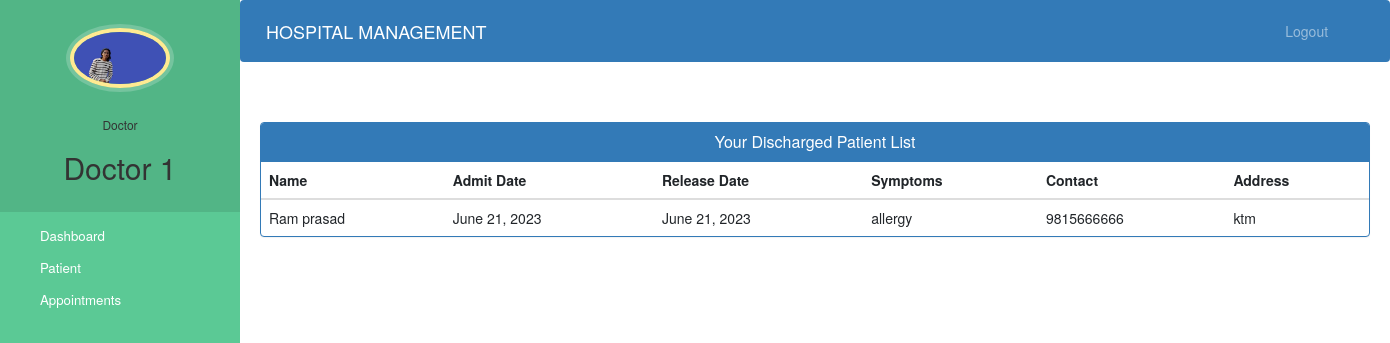
The page /doctor-view-discharge-patient (signed in) on the database its author committed.
### hospital/models.py (models this page shows, shortened)
class Doctor(models.Model):
    user=models.OneToOneField(User,on_delete=models.CASCADE)
    profile_pic= models.ImageField(upload_to='profile_pic/DoctorProfilePic/',null=True,blank=True)
    address = models.CharField(max_length=40)
    mobile = models.CharField(max_length=20,null=True)
    department= models.CharField(max_length=50,choices=departments,default='Cardiologist')
    status=models.BooleanField(default=False)

class PatientDischargeDetails(models.Model):
    patientId=models.PositiveIntegerField(null=True)
    patientName=models.CharField(max_length=40)
    assignedDoctorName=models.CharField(max_length=40)
    address = models.CharField(max_length=40)
    mobile = models.CharField(max_length=20,null=True)
    symptoms = models.CharField(max_length=100,null=True)
    admitDate=models.DateField(null=False)
    releaseDate=models.DateField(null=False)
    daySpent=models.PositiveIntegerField(null=False)
    roomCharge=models.PositiveIntegerField(null=False)
    medicineCost=models.PositiveIntegerField(null=False)
    doctorFee=models.PositiveIntegerField(null=False)
    OtherCharge=models.PositiveIntegerField(null=False)
    total=models.PositiveIntegerField(null=False)

### hospital/views.py (the view)
# urls.py: path('doctor-view-discharge-patient',views.doctor_view_discharge_patient_view,name='doctor-view-discharge-patient'),
@login_required(login_url='doctorlogin')
@user_passes_test(is_doctor)
def doctor_view_discharge_patient_view(request):
    dischargedpatients=models.PatientDischargeDetails.objects.all().distinct().filter(assignedDoctorName=request.user.first_name)
    doctor=models.Doctor.objects.get(user_id=request.user.id) #for profile picture of doctor in sidebar
    return render(request,'hospital/doctor_view_discharge_patient.html',{'dischargedpatients':dischargedpatients,'doctor':doctor})

### hospital/views.py (called while the page is built)
def is_doctor(user):
    return user.groups.filter(name='DOCTOR').exists()

### templates/hospital/doctor_view_discharge_patient.html (shortened to what this page needs)
{% extends 'hospital/doctor_base.html' %}
{% block content %}
{%load static%}
<head>
  <link href="//netdna.bootstrapcdn.com/bootstrap/3.0.0/css/bootstrap.min.css" rel="stylesheet" id="bootstrap-css">
</head>
<div class="container">
  <div class="panel panel-primary">
    <div class="panel-heading">
      <h6 class="panel-title">Your Discharged Patient List</h6>
    </div>
    <table class="table table-hover" id="dev-table">
      <thead>
        <tr>
          <th>Name</th>
          <th>Admit Date</th>
          <th>Release Date</th>
          <th>Symptoms</th>
          <th>Contact</th>
          <th>Address</th>
        </tr>
      </thead>
      {% for p in dischargedpatients %}
      <tr>
        <td> {{p.patientName}}</td>
        <td>{{p.admitDate}}</td>
        <td>{{p.releaseDate}}</td>
        <td>{{p.symptoms}}</td>
        <td>{{p.mobile}}</td>
        <td>{{p.address}}</td>
      </tr>
      {% endfor %}
    </table>
  </div>
</div>
{% endblock content %}

### templates/hospital/doctor_base.html (shortened to what this page needs)
<!DOCTYPE html>
{% load static %}
<html lang="en">
<head>
  <link rel="stylesheet" href="https://stackpath.bootstrapcdn.com/bootstrap/4.3.1/css/bootstrap.min.css">
  <link rel="stylesheet" href="https://maxcdn.bootstrapcdn.com/font-awesome/4.7.0/css/font-awesome.min.css">
</head>
<body>
  <nav class="menu" tabindex="0">
    <header class="avatar">
      <img src="{% static doctor.profile_pic.url %}" alt="Profile Pic" />
      <br><br>
      <h6>Doctor</h6>
      <h2>{{request.user.first_name}}</h2>
    </header>
    <ul>
      <li tabindex="0" class="icon-dashboard"> <a style="color:white; text-decoration:none;" href="/doctor-dashboard"><span>Dashboard</span></a> </li>
      <li tabindex="0" class="icon-users"> <a style="color:white; text-decoration:none;" href="/doctor-patient"><span>Patient</span></a></li>
      <li tabindex="0" class="icon-calendar"> <a style="color:white; text-decoration:none;" href="/doctor-appointment"><span>Appointments</span></a></li>
    </ul>
  </nav>
  <main>
    <div class="bs-example">
      <nav class="navbar navbar-expand-md  navbar-dark fixed-top" style="background:#337AB7;">
        <a href="/doctor-dashboard" class="navbar-brand">HOSPITAL MANAGEMENT</a>
        <div class="collapse navbar-collapse justify-content-between" id="navbarCollapse">
          <div class="navbar-nav" style=" margin-left: 90%;">
            <a href="/logout" class="nav-item nav-link">Logout</a>
          </div>
        </div>
      </nav>
    </div>
    <br><br>
    {% block content %}
    {% endblock content %}
    <br><br><br><br><br><br><br>
  </main>
</body>
</html>

### templates/hospital/doctor_base.html (style rules this page uses)
a:link { text-decoration: none; }
a { color: white; }
body { padding-left: 240px; }
main { position: relative; height: 100vh; }
.menu { background: #5bc995; height: 100vh; width: 240px; position: fixed; top: 0px; left: 0; z-index: 5; outline: none; }
.menu .avatar { background: rgba(0, 0, 0, 0.1); padding: 2em 0.5em; text-align: center; }
.menu .avatar img { width: 100px; border-radius: 50%; overflow: hidden; border: 4px solid #ffea92; box-shadow: 0 0 0 4px rgba(255, 255, 255, 0.2); }
.menu .avatar h2 { font-weight: normal; margin-bottom: 0; }
.menu ul { list-style: none; padding: 0.5em 0; margin: 0; }
.menu ul li { padding: 0.5em 1em 0.5em 3em; font-size: 0.95em; font-weight: regular; background-repeat: no-repeat; background-position: left 15px center; background-size: auto 20px; transition: all 0.15s linear; cursor: pointer; }
.menu ul li.icon-dashboard { background-image: url("http://www.entypo.com/images//gauge.svg"); }
.menu ul li.icon-users { background-image: url("http://www.entypo.com/images//users.svg"); }
.menu ul li.icon-calendar { background-image: url("http://www.entypo.com/images//calendar.svg"); }

### templates/hospital/doctor_view_discharge_patient.html (style rules this page uses)
a:link { text-decoration: none; }
h6 { text-align: center; }

### rows shown on the page
Doctor: profile_pic (picture)
PatientDischargeDetails: patientName "Ram prasad", admitDate "June 21, 2023", releaseDate "June 21, 2023", symptoms "allergy", mobile "9815666666", address "ktm"

### other values the page prints
{{ request.user.first_name }} "Doctor 1"
